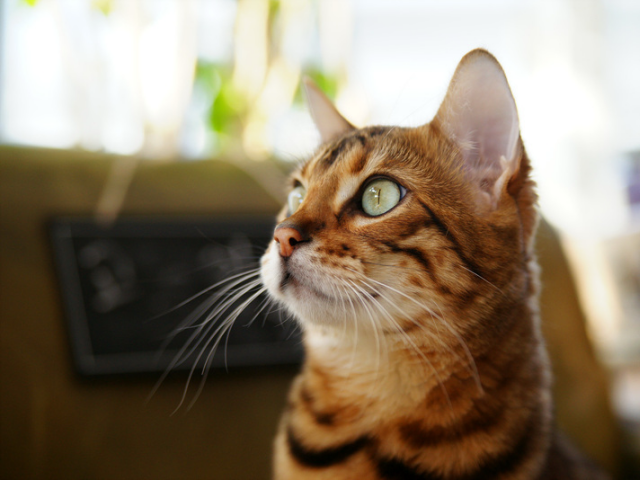
#> input picture pythonProject1/image_study/2022-06-23/cat.bmp, 640 x 480 px, found by its file name
$ python opencv.py
#> lines starting #> are read from the running program, lines starting #| are printed output that depends on the picture
import sys

import cv2
import matplotlib.pyplot as plt
print(cv2.__version__)
path = '../main/big_data/lecture/week9/data/cat.bmp'
img = cv2.imread(path)
#> img is the input picture: shape (480, 640, 3); mean B, G, R 104.5, 125.6, 140.8
plt.imshow(cv2.cvtColor(img,cv2.COLOR_BGR2RGB))
plt.show()

cv2.imread(path,cv2.IMREAD_COLOR).shape
cv2.imread(path,cv2.IMREAD_GRAYSCALE).shape
cv2.imread(path,cv2.IMREAD_ANYCOLOR).shape
cv2.imread(path,cv2.IMREAD_UNCHANGED).shape
cv2.imread(path,cv2.IMREAD_LOAD_GDAL).shape

plt.imshow(cv2.imread(path,cv2.IMREAD_REDUCED_COLOR_4))
plt.imshow(cv2.imread(path,cv2.IMREAD_REDUCED_GRAYSCALE_8))

img = cv2.imread(path,cv2.IMREAD_COLOR)
img.shape
img.dtype
img.ndim
img[0]

img_copy = img.copy()
img2 = img[40:180,30:150].copy()
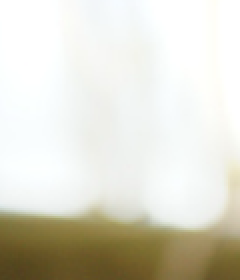
#> img2: shape (140, 120, 3) (shown 2 times larger); mean B, G, R 206, 218.5, 220.4
plt.imshow(img2)
plt.imshow(cv2.hconcat([img,img_copy]))
#
img_resize = cv2.resize(img,(320,320))
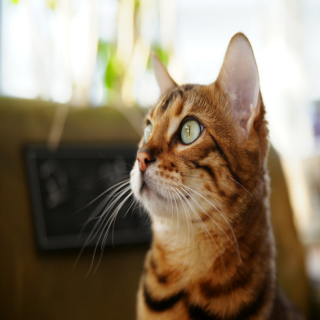
#> img_resize: shape (320, 320, 3); mean B, G, R 104.5, 125.6, 140.8
#
img_light = img + 50
img_dark = img - 50
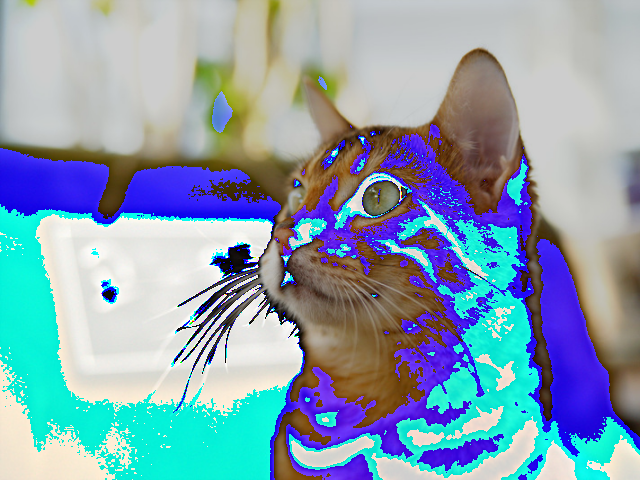
#> img_dark: shape (480, 640, 3); mean B, G, R 177.2, 159.6, 135.3
plt.imshow(cv2.hconcat([img,img_light,img_dark]))
img[100][0]
img_light[100][0]

import numpy as np
img_light = np.clip(img.astype('int32') + 50,0,255).astype('uint8')
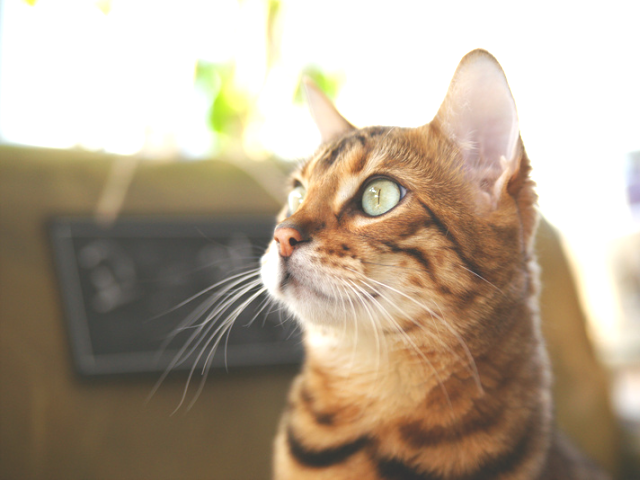
#> img_light: shape (480, 640, 3); mean B, G, R 144.1, 163.9, 179.4
img_dark = np.clip(img.astype('int32') - 50,0,255).astype('uint8')
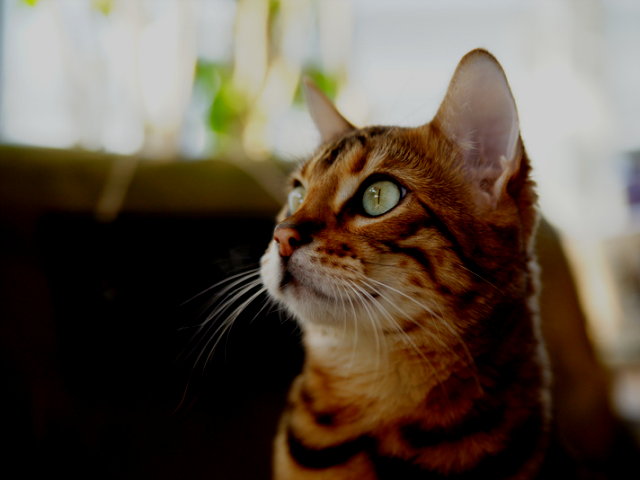
#> img_dark: shape (480, 640, 3); mean B, G, R 69.2, 81.9, 94

height, width, channel = img.shape
#> height = 480; width = 640; channel = 3
matrix = cv2.getRotationMatrix2D((width/2,height/2),45,0.5) # 변환행렬
dst = cv2.warpAffine(img,matrix,(width,height))
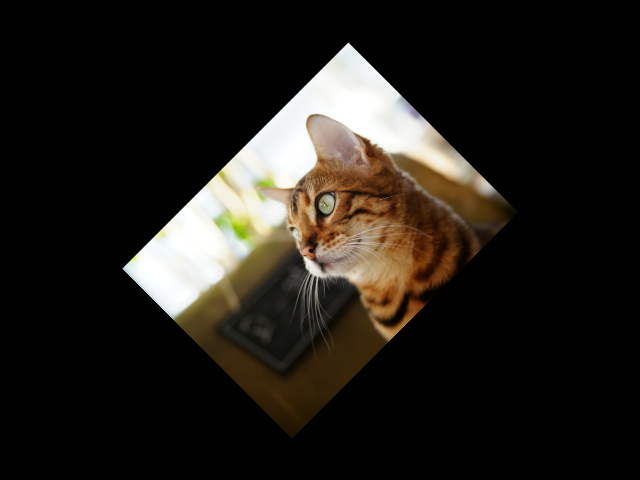
#> dst: shape (480, 640, 3); mean B, G, R 26.1, 31.4, 35.2
plt.imshow(dst)
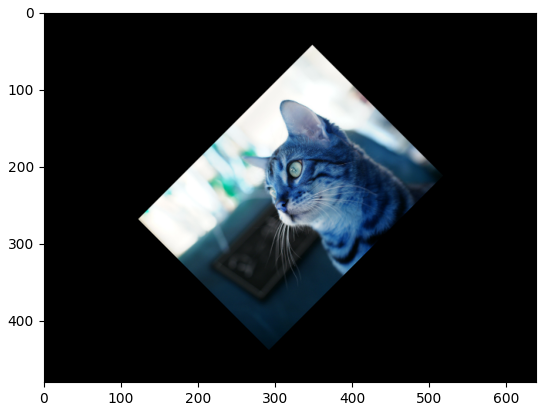
#> figure drawn by matplotlib, 1 panel; B, G, R data is drawn as R, G, B
